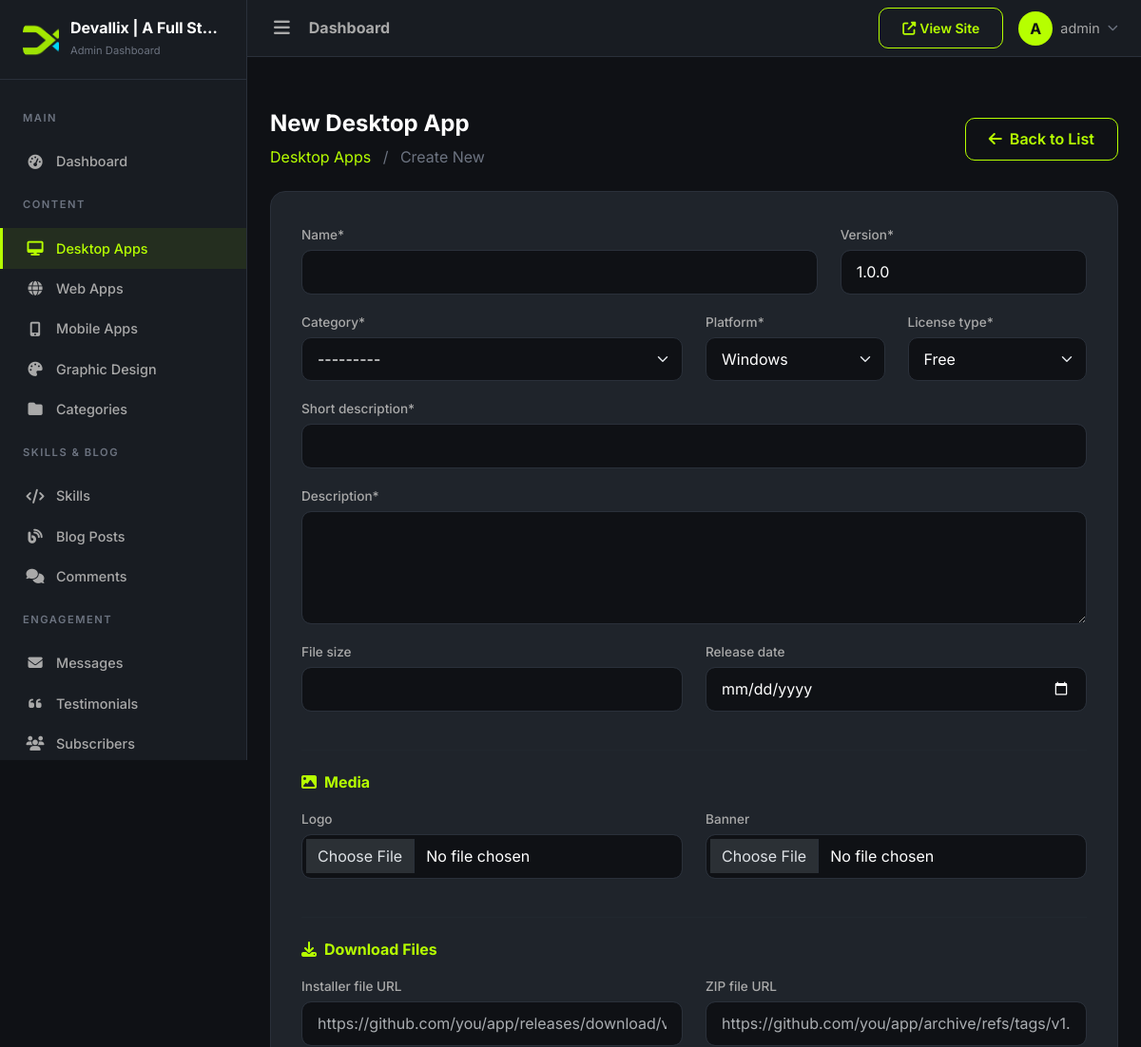
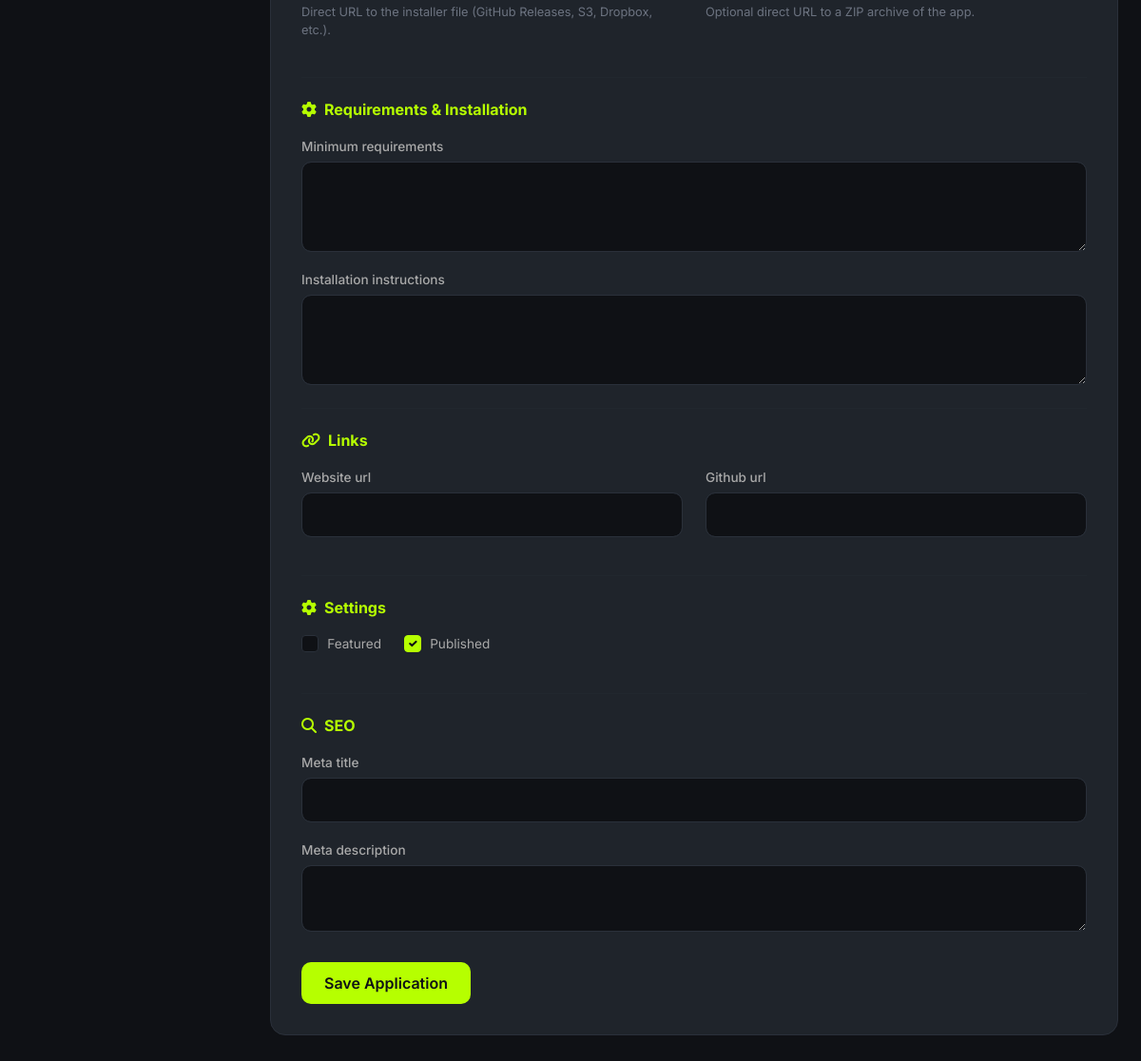
Screenshot of /dashboard/desktop-apps/create/ (signed in) with the database file from the repository (2 pictures, top to bottom).
### apps/core/models.py (models this page shows, shortened)
class SiteSettings(models.Model):
    site_name = models.CharField(max_length=200, default='DevPortfolio')
    site_tagline = models.CharField(max_length=300, blank=True)
    logo = models.ImageField(upload_to='uploads/site/', blank=True, null=True)
    favicon = models.ImageField(upload_to='uploads/site/', blank=True, null=True)
    hero_title = models.CharField(max_length=300, blank=True)
    hero_subtitle = models.TextField(blank=True)
    hero_cta_text = models.CharField(max_length=100, default='View Portfolio')
    hero_cta_url = models.CharField(max_length=300, default='/portfolio/')
    about_image = models.ImageField(upload_to='uploads/site/', blank=True, null=True)
    footer_text = models.TextField(blank=True)
    meta_title = models.CharField(max_length=200, blank=True)
    meta_description = models.TextField(blank=True)
    meta_keywords = models.TextField(blank=True)
    og_image = models.ImageField(upload_to='uploads/site/', blank=True, null=True)
    google_analytics_code = models.TextField(blank=True)
    email = models.EmailField(blank=True)
    phone = models.CharField(max_length=20, blank=True)
    address = models.TextField(blank=True)
    github_url = models.URLField(blank=True)
    linkedin_url = models.URLField(blank=True)
    twitter_url = models.URLField(blank=True)
    youtube_url = models.URLField(blank=True)
    facebook_url = models.URLField(blank=True)
    instagram_url = models.URLField(blank=True)
    updated_at = models.DateTimeField(auto_now=True)
    class Meta:
        verbose_name = 'Site Settings'
        verbose_name_plural = 'Site Settings'
    @classmethod
    def load(cls):
        obj, created = cls.objects.get_or_create(pk=1)
        return obj

### apps/accounts/models.py (models this page shows, shortened)
class User(AbstractUser):
    email = models.EmailField(unique=True)
    bio = models.TextField(blank=True)
    avatar = models.ImageField(upload_to='avatars/', blank=True, null=True)
    job_title = models.CharField(max_length=200, blank=True)
    phone = models.CharField(max_length=20, blank=True)
    location = models.CharField(max_length=200, blank=True)
    website = models.URLField(blank=True)
    github = models.URLField(blank=True)
    linkedin = models.URLField(blank=True)
    twitter = models.URLField(blank=True)
    class Meta:
        verbose_name = 'User'
        verbose_name_plural = 'Users'

### apps/desktop_apps/models.py (models this page shows, shortened)
class ApplicationCategory(models.Model):
    name = models.CharField(max_length=100)
    slug = models.SlugField(max_length=100, unique=True)
    icon = models.CharField(max_length=100, blank=True)
    description = models.TextField(blank=True)
    display_order = models.PositiveIntegerField(default=0)
    class Meta:
        ordering = ['display_order']
        verbose_name = 'Application Category'
        verbose_name_plural = 'Application Categories'
    def __str__(self):
        return self.name

### apps/dashboard/views.py (the view, shortened to what this page needs)
# urls.py: path('desktop-apps/create/', views.AppCreateView.as_view(), name='app_create'),
class AppCreateView(DashboardLoginRequiredMixin, SuccessMessageMixin, CreateView):
    model = DesktopApplication
    template_name = 'dashboard/app_form.html'
    form_class = AppForm
    success_url = reverse_lazy('dashboard:app_list')
    success_message = 'Application created successfully.'

### apps/core/context_processors.py (called while the page is built)
def site_settings_context(request):
    try:
        settings = SiteSettings.load()
    except Exception:
        settings = None
    return {'site_settings': settings}

### apps/dashboard/views.py (called while the page is built)
    def test_func(self):
        return self.request.user.is_authenticated and self.request.user.is_staff

### templates/dashboard/app_form.html (shortened to what this page needs)
{% extends 'dashboard/base_dashboard.html' %}
{% load crispy_forms_tags %}
{% block content %}
<div class="page-section">
    <div class="d-flex justify-content-between align-items-center mb-4">
        <div>
            <h4 class="page-title">{% if form.instance.pk %}Edit Desktop App{% else %}New Desktop App{% endif %}</h4>
            <p style="color:var(--text-dim);margin:0;">
                <a href="{% url 'dashboard:app_list' %}" style="color:var(--accent);">Desktop Apps</a>
                <span style="color:var(--text-dim);margin:0 0.5rem;">/</span>
                {% if form.instance.pk %}Edit {{ form.instance.name }}{% else %}Create New{% endif %}
            </p>
        </div>
        <a href="{% url 'dashboard:app_list' %}" class="btn btn-outline-accent">
            <i class="fas fa-arrow-left me-1"></i> Back to List
        </a>
    </div>
    <div class="form-dashboard">
        {% crispy form form.helper %}
    </div>
</div>
{% endblock %}

### templates/dashboard/includes/sidebar.html (shortened to what this page needs)
<nav class="sidebar" id="sidebar">
    <div class="sidebar-brand">
        {% if site_settings.logo %}
        <img src="{{ site_settings.logo.url }}" alt="{{ site_settings.site_name }}" style="width:38px;height:38px;border-radius:10px;object-fit:cover;">
        {% else %}
        <div class="brand-icon"><span>D</span></div>
        {% endif %}
        <div>
            <h5>{{ site_settings.site_name|default:'DevPortfolio' }}</h5>
            <small>Admin Dashboard</small>
        </div>
    </div>
    <div class="sidebar-nav">
        <div class="nav-section">
            <div class="nav-section-title">Main</div>
        </div>
        <a href="{% url 'dashboard:dashboard_home' %}" class="nav-link {% if request.resolver_match.url_name == 'dashboard_home' %}active{% endif %}">
            <i class="fas fa-tachometer-alt"></i> Dashboard
        </a>
        <div class="nav-section">
            <div class="nav-section-title">Content</div>
        </div>
        <a href="{% url 'dashboard:app_list' %}" class="nav-link {% if '/dashboard/desktop-apps/' in request.path %}active{% endif %}">
            <i class="fas fa-desktop"></i> Desktop Apps
        </a>
        <a href="{% url 'dashboard:project_list' %}" class="nav-link {% if '/dashboard/web-apps/' in request.path %}active{% endif %}">
            <i class="fas fa-globe"></i> Web Apps
        </a>
        <a href="{% url 'dashboard:mobile_app_list' %}" class="nav-link {% if '/dashboard/mobile-apps/' in request.path %}active{% endif %}">
            <i class="fas fa-mobile-alt"></i> Mobile Apps
        </a>
        <a href="{% url 'dashboard:design_list' %}" class="nav-link {% if '/dashboard/graphic-design/' in request.path %}active{% endif %}">
            <i class="fas fa-palette"></i> Graphic Design
        </a>
        <a href="{% url 'dashboard:category_list' %}" class="nav-link {% if 'category' in request.resolver_match.url_name %}active{% endif %}">
            <i class="fas fa-folder"></i> Categories
        </a>
        <div class="nav-section">
            <div class="nav-section-title">Skills & Blog</div>
        </div>
        <a href="{% url 'dashboard:skill_list' %}" class="nav-link {% if 'skill' in request.resolver_match.url_name %}active{% endif %}">
            <i class="fas fa-code"></i> Skills
        </a>
        <a href="{% url 'dashboard:blog_list' %}" class="nav-link {% if 'blog' in request.resolver_match.url_name and 'comment' not in request.resolver_match.url_name %}active{% endif %}">
            <i class="fas fa-blog"></i> Blog Posts
        </a>
        <a href="{% url 'dashboard:comment_list' %}" class="nav-link {% if 'comment' in request.resolver_match.url_name %}active{% endif %}">
            <i class="fas fa-comments"></i> Comments
        </a>
        <div class="nav-section">
            <div class="nav-section-title">Engagement</div>
        </div>
        <a href="{% url 'dashboard:message_list' %}" class="nav-link {% if 'message' in request.resolver_match.url_name %}active{% endif %}">
            <i class="fas fa-envelope"></i> Messages
        </a>
        <a href="{% url 'dashboard:testimonial_list' %}" class="nav-link {% if 'testimonial' in request.resolver_match.url_name %}active{% endif %}">
            <i class="fas fa-quote-left"></i> Testimonials
        </a>
        <a href="{% url 'dashboard:subscriber_list' %}" class="nav-link {% if 'subscriber' in request.resolver_match.url_name %}active{% endif %}">
            <i class="fas fa-users"></i> Subscribers
        </a>
    </div>
</nav>

### templates/dashboard/includes/topbar.html (shortened to what this page needs)
<header class="topbar">
    <div class="d-flex align-items-center gap-3">
        <button class="sidebar-toggler">
            <i class="fas fa-bars"></i>
        </button>
        <h6 class="mb-0 fw-bold" style="color:var(--text-muted);">{% block topbar_title %}Dashboard{% endblock %}</h6>
    </div>
    <div class="d-flex align-items-center gap-2 gap-sm-3">
        <a href="{% url 'core:home' %}" class="btn btn-sm btn-outline-accent flex-shrink-0" target="_blank" rel="noopener" aria-label="View Site">
            <i class="fas fa-external-link-alt"></i><span class="d-none d-sm-inline ms-1">View Site</span>
        </a>
        <div class="dropdown flex-shrink-0">
            <a class="d-flex align-items-center gap-2 text-decoration-none" href="#" data-bs-toggle="dropdown" aria-label="Account menu">
                <div style="width:36px;height:36px;border-radius:50%;background:var(--accent);display:flex;align-items:center;justify-content:center;flex-shrink:0;">
                    <span style="color:var(--bg-primary);font-weight:700;">{{ request.user.first_name.0|default:request.user.username.0|upper }}</span>
                </div>
                <span class="d-none d-md-inline" style="color:var(--text-muted);font-size:0.9rem;">{{ request.user.get_short_name|default:request.user.username }}</span>
                <i class="fas fa-chevron-down d-none d-md-inline" style="font-size:0.7rem;color:var(--text-dim);"></i>
            </a>
        </div>
    </div>
</header>

### rows the page displays
SiteSettings: logo (picture), site_name "Devallix | A Full St…"
User: user.first_name.0 "A", user.get_short_name "admin"
